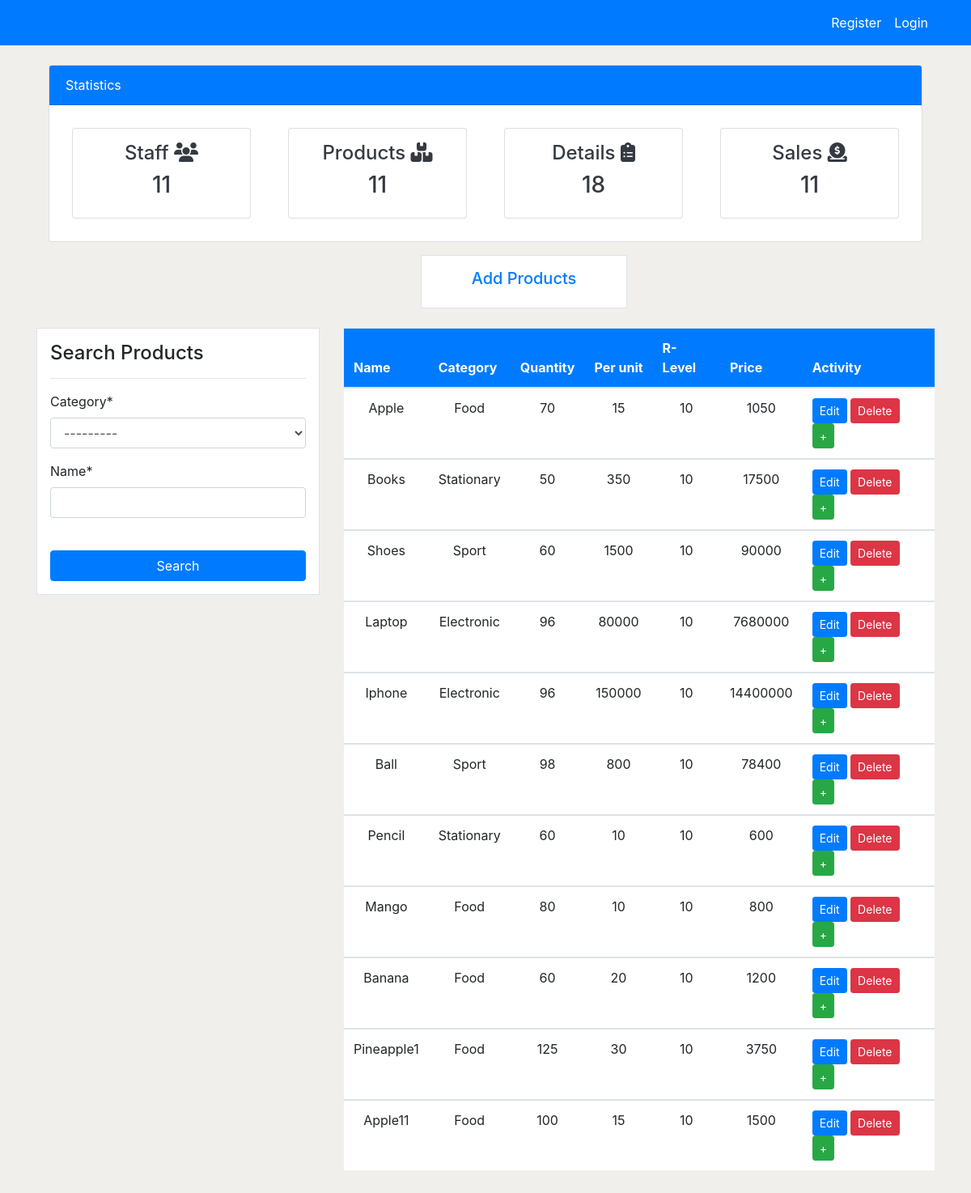
The app's page /products/list, older data.
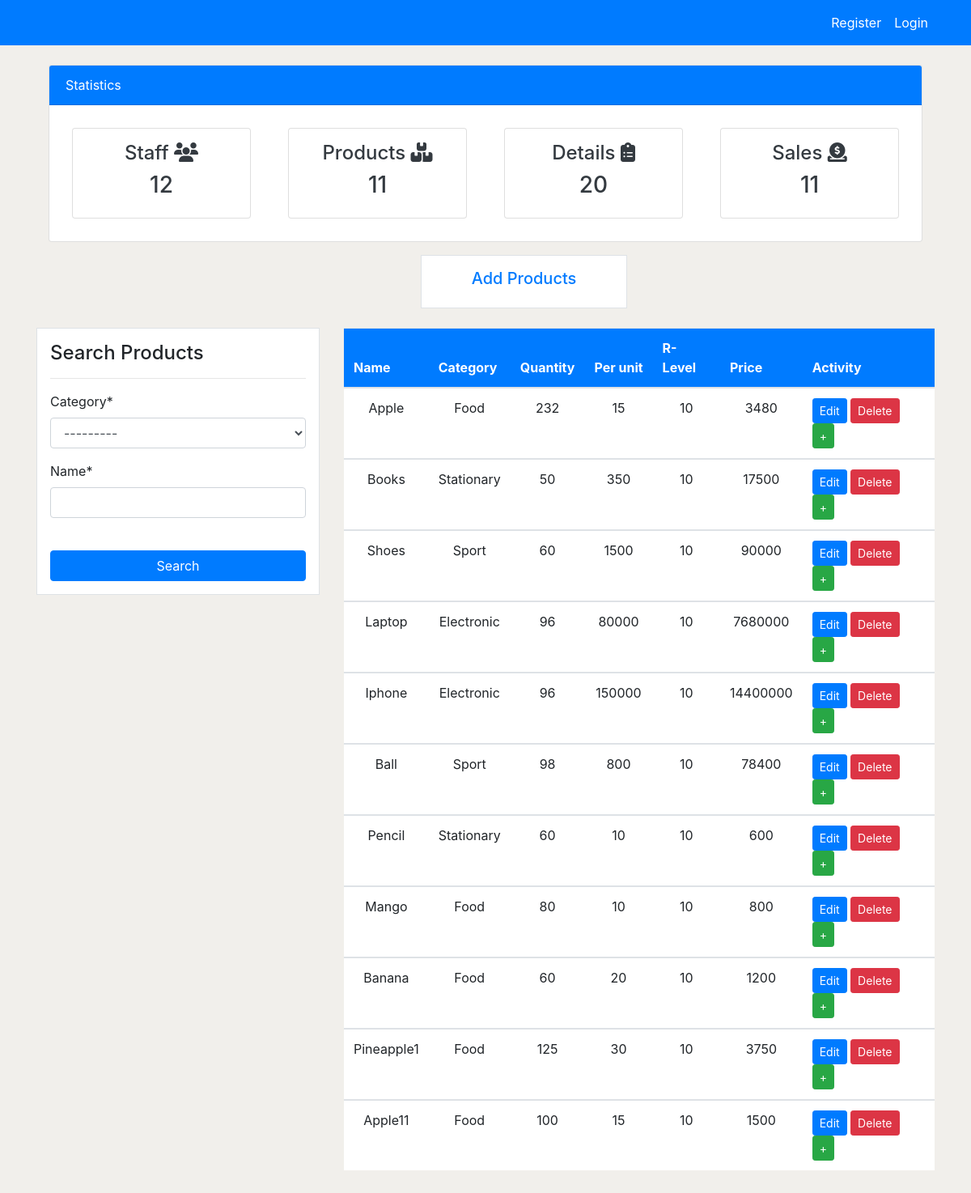
The same page, newer data.
### application/models.py (models this page shows, shortened)
class Product(models.Model):
    name = models.CharField(max_length=200, null=True)
    category = models.CharField(max_length=100, choices=CATEGORY)
    quantity = models.PositiveIntegerField(null=True)
    per_quantity = models.PositiveIntegerField(null=True)
    reorder_level = models.PositiveIntegerField(default=0, null=True, blank=True)
    product_in = models.PositiveIntegerField(default=0, null=True, blank=True)
    product_out = models.PositiveIntegerField(default=0, null=True, blank=True)
    total_sales = models.PositiveIntegerField(default=0, null=True, blank=True)
    class Meta:
        verbose_name_plural = 'Product'
    def total_price(self):
        return self.quantity * self.per_quantity

### application/views.py (the view)
# urls.py: path('products/list', views.productsList, name='products-list'),
def productsList(request):
    product = Product.objects.all()
    products_count = product.count()
    workers_count = User.objects.all().count()
    orders_count = Order.objects.all().count()
    product_sales_count = Product.objects.count()
    if request.method == 'POST':
        search_form = ProductSearchForm(request.POST)
        product = Product.objects.filter(category__icontains=search_form['category'].value(),
                                         name__icontains=search_form['name'].value(),
                                         )
    else:
        search_form = ProductSearchForm()
    context = {
        'product': product,
        'search_form': search_form,
        'products_count': products_count,
        'workers_count': workers_count,
        'orders_count': orders_count,
        'product_sales_count': product_sales_count,
    }
    return render(request, 'application/products_list.html', context)

### application/forms.py
class ProductSearchForm(forms.ModelForm):
    class Meta:
        model = Product
        fields = ['category', 'name']

### templates/application/products_list.html (shortened to what this page needs)
{% extends 'partial/base.html' %}
{% load crispy_forms_tags %}
{% block content %}
{% include 'partial/cards.html' %}
<div class="container">
    <div class="row my-3">
        <div class="col-md-3 offset-md-5">
            <div class="border bg-white p-3">
                <h5 class="text-center"><a href="{% url 'products' %}">Add Products</a></h5>
            </div>
        </div>
    </div>
</div>
<div class="container">
    <div class="row my-4">
        <div class="col-md-4">
            <div class="border bg-white p-3">
                <h4>Search Products</h4>
                <hr>
                <form method="POST">
                    {{search_form|crispy}}
                     <br>
                    <input class="btn btn-primary btn-block" type="submit" value="Search">
                </form>
            </div>
        </div>
        <div class="col-md-8">
            <table class="table bg-white">
                <thead class="bg-primary">
                    <tr class="text-white">
                        <th scope="col">Name</th>
                        <th scope="col">Category</th>
                        <th scope="col">Quantity</th>
                        <th scope="col">Per unit</th>
                        <th scope="col">R-Level</th>
                        <th scope="col">Price</th>
                        <th scope="col">Activity</th>
                    </tr>
                </thead>
                <tbody>
                    {% for p in product%}
                    {% if p.quantity <= p.reorder_level %}
                    <tr>
                        <td class="text-center">{{p.name}}</td>
                        <td class="text-center">{{p.category}}</td>
                        <td class="bg-warning text-center">{{p.quantity}}</td>
                        <td class="text-center">{{p.per_quantity}}</td>
                        <td class="text-center">{{p.reorder_level}}</td>
                        <td class="text-center">{{p.total_price}}</td>
                        <td>
                            <a class="btn btn-primary btn-sm" href="{% url 'product_update' p.id %}">Edit</a>
                            <a class="btn btn-danger btn-sm" href="{% url 'product_delete' p.id %}">Delete</a>
                            <a class="btn btn-success btn-sm" href="{% url 'product_quantity_update' p.id %}">+</a>
                        </td>
                    </tr>
                    {% else %}
                    <tr>
                        <td class="text-center">{{p.name}}</td>
                        <td class="text-center">{{p.category}}</td>
                        <td class="text-center">{{p.quantity}}</td>
                        <td class="text-center">{{p.per_quantity}}</td>
                        <td class="text-center">{{p.reorder_level}}</td>
                        <td class="text-center">{{p.total_price}}</td>
                        <td>
                            <a class="btn btn-primary btn-sm" href="{% url 'product_update' p.id %}">Edit</a>
                            <a class="btn btn-danger btn-sm" href="{% url 'product_delete' p.id %}">Delete</a>
                            <a class="btn btn-success btn-sm" href="{% url 'product_quantity_update' p.id %}">+</a>
                        </td>
                    </tr>
                </tbody>
                {% endif %}
                {% endfor %}
            </table>
        </div>
    </div>
</div>
{% endblock %}

Row changes from the older to the newer data that the page shows:
changed Product "Apple": quantity "70" → "232"; total_price "1050" → "3480"
Text that changed along with them:
{{ workers_count }}: "11" → "12"
{{ orders_count }}: "18" → "20"
